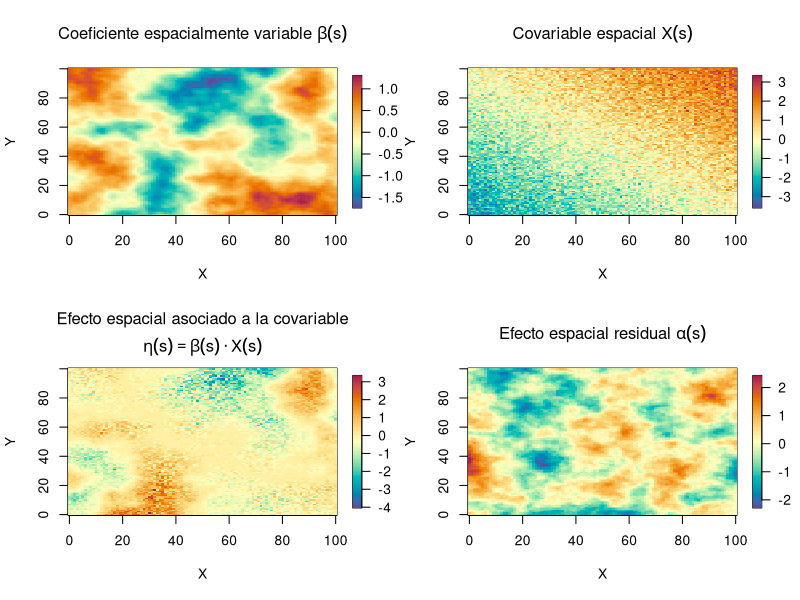

Here is the R script that generated this plot:

# -------------------------------------------------
# GRAFICA SIMULACION CAMPOS ESPACIALES 
# -------------------------------------------------
# Librerias necesarias
library(fields)

# Semilla para reproducibilidad
set.seed(1423) 

# Malla de puntos
dims <- 101 #dimensiones
n <- dims^2
grid_list <- list(x = seq(0, 100, length = dims),
                  y = seq(0, 100, length = dims))

# Coordenadas
lon <- rep(grid_list$x, times = dims)
lat <- rep(grid_list$y, each = dims)

# Beta espacial (Matérn)
cov_beta <- matern.image.cov(grid = grid_list,
                             theta = 10,       
                             smoothness = 1.2, 
                             setup = TRUE)

beta_field <- sim.rf(cov_beta) * 0.5 
beta_matrix <- matrix(beta_field, nrow = dims, ncol = dims)

# Covariable X (gradiente + ruido local)
X_det <- scale(lon + lat)           
X_noise <- rnorm(dims*dims, 0, 0.5) 
X_matrix <- matrix(X_det + X_noise, nrow = dims, ncol = dims)

# Efecto combinado beta*X
eta_matrix <- beta_matrix * X_matrix

# Error espacial (Matérn)
cov_error <- matern.image.cov(grid = grid_list,
                              theta = 15,
                              smoothness = 0.8,
                              setup = TRUE)
error_field <- sim.rf(cov_error)
error_matrix <- matrix(error_field, nrow = dims, ncol = dims)

# Recalibrar beta para equilibrar varianzas
var_eta <- var(as.vector(eta_matrix))
var_error <- var(as.vector(error_matrix))
factor_beta <- sqrt(var_error / var_eta)
beta_matrix <- beta_matrix * factor_beta
eta_matrix <- beta_matrix * X_matrix

# Error iid pequeño
sigma_iid <- 0.3
error_iid <- matrix(rnorm(dims*dims, 0, sigma_iid), nrow = dims, ncol = dims)

# Respuesta final
y_matrix <- eta_matrix + error_matrix + error_iid



# -------------------------------------------------
# 9. Plots para inspección visual
# -------------------------------------------------
cols_main <- hcl.colors(100, "Spectral", rev = TRUE)
cols_err <- colorRampPalette(c("blue2", "white", "red2"))(100)

par(mfrow=c(2,2))
image.plot(grid_list$x, grid_list$y, beta_matrix,
           col=cols_main, main = expression("Coeficiente espacialmente variable " * beta(s)), xlab="X", ylab="Y")

image.plot(grid_list$x, grid_list$y, X_matrix,
           col=cols_main, main = expression("Covariable espacial " * X(s)), xlab="X", ylab="Y")

image.plot(grid_list$x, grid_list$y, eta_matrix,
           col=cols_main, main = expression(atop("Efecto espacial asociado a la covariable",
                                                 
                                                 eta(s) == beta(s) %.% X(s))), xlab="X", ylab="Y")

image.plot(grid_list$x, grid_list$y, error_matrix,
           col=cols_main, main = expression("Efecto espacial residual " * alpha(s)), xlab="X", ylab="Y")
